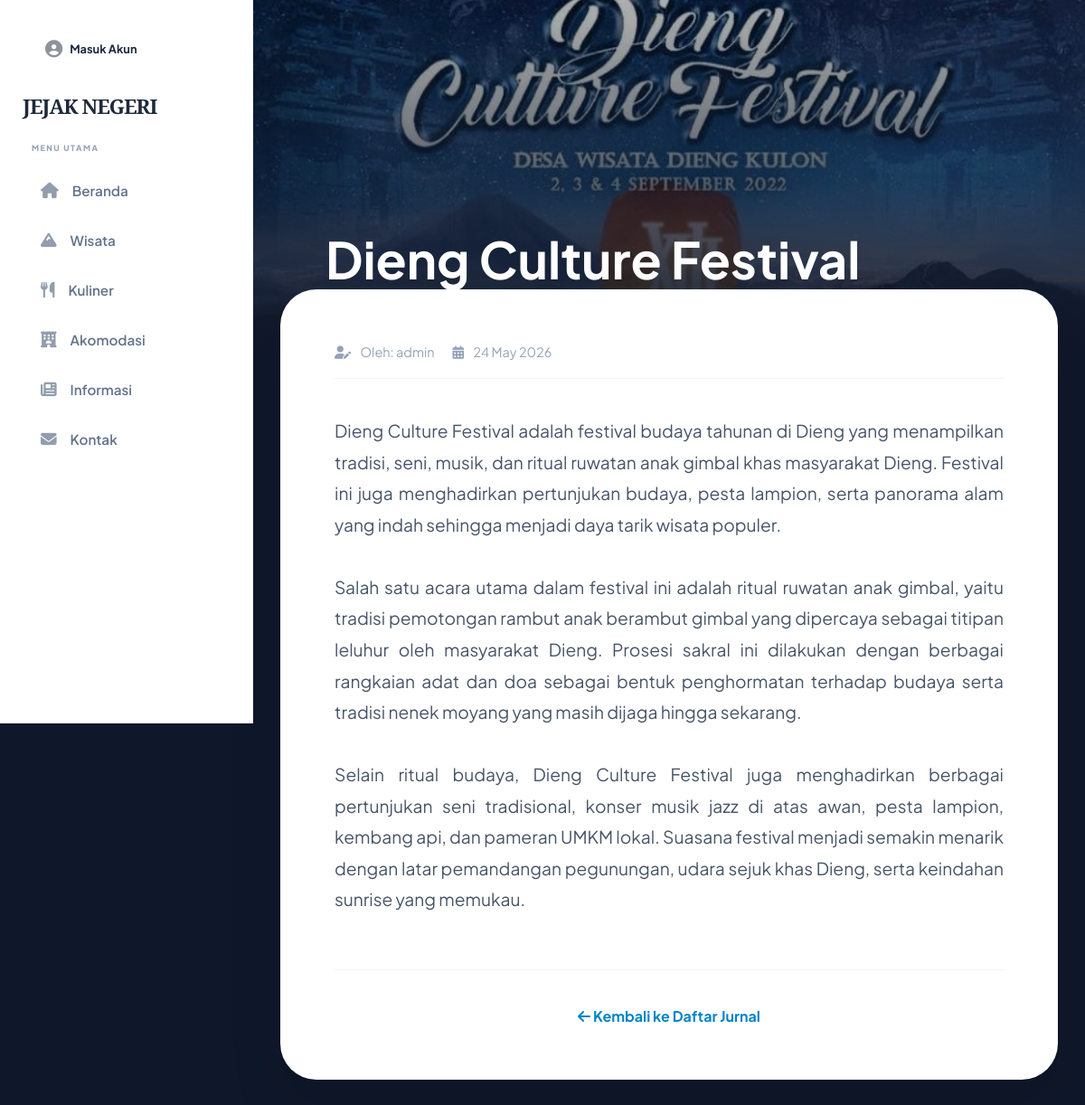
Page /article_detail.php?id=3 on the committed database.
### tables this page shows
CREATE TABLE `articles` (
  `id` int NOT NULL,
  `title` varchar(255) NOT NULL,
  `content` text NOT NULL,
  `category` varchar(50) NOT NULL,
  `image_url` text,
  `author_id` int DEFAULT NULL,
  `created_at` timestamp NOT NULL DEFAULT CURRENT_TIMESTAMP
);

CREATE TABLE `users` (
  `id` int NOT NULL,
  `nama_lengkap` varchar(100) NOT NULL,
  `username` varchar(50) NOT NULL,
  `email` varchar(100) NOT NULL,
  `password` varchar(255) NOT NULL,
  `role` enum('user','admin','owner') DEFAULT 'user',
  `created_at` timestamp NOT NULL DEFAULT CURRENT_TIMESTAMP
);

### article_detail.php (the view, shortened to what this page needs)
<?php
include 'db_config.php';
$id = mysqli_real_escape_string($conn, $_GET['id']);
$sql = "SELECT a.*, u.username as author FROM articles a LEFT JOIN users u ON a.author_id = u.id WHERE a.id = '$id'";
$result = mysqli_query($conn, $sql);
$article = mysqli_fetch_assoc($result);
?>
<!DOCTYPE html>
<html lang="id">
<head>
    <link rel="stylesheet" href="style.css?v=2.0">
</head>
<body style="background: #0f172a;">
    <?php include 'sidebar.php'; ?>
    <main class="content-area-with-sidebar">
        <div class="article-hero">
            <h1 style="font-size: 3.5rem; color: white; line-height: 1.2;"><?= $article['title'] ?></h1>
        </div>
        <div class="article-container">
            <div class="article-card">
                <div class="article-meta">
                    <span><i class="fas fa-user-edit" style="margin-right: 8px;"></i> Oleh: <?= $article['author'] ?? 'Admin' ?></span>
                    <span><i class="fas fa-calendar-alt" style="margin-right: 8px;"></i> <?= date('d M Y', strtotime($article['created_at'])) ?></span>
                </div>
                <div class="article-content">
                    <?= nl2br(htmlspecialchars($article['content'])) ?>
                </div>
                <div style="margin-top: 60px; text-align: center; border-top: 1px solid #f1f5f9; padding-top: 40px;">
                    <a href="artikel.php" style="color: var(--accent); text-decoration: none; font-weight: 700;">
                        <i class="fas fa-arrow-left"></i> Kembali ke Daftar Jurnal
                    </a>
                </div>
            </div>
        </div>
    </main>
</body>
</html>

### style.css (style rules this page uses)
:root { --primary: #1e293b; --accent: #0284c7; --nature: #059669; --bg-light: #f8fafc; --card-bg: #ffffff; --sidebar-width: 280px; --radius-lg: 30px; --radius-md: 20px; --shadow-soft: 0 10px 40px rgba(0,0,0,0.04); --transition: all 0.5s cubic-bezier(0.16, 1, 0.3, 1); }
* { margin: 0; padding: 0; box-sizing: border-box; -webkit-font-smoothing: antialiased; }
body { font-family: 'Plus Jakarta Sans', sans-serif; background-color: var(--bg-light); color: var(--primary); min-height: 100vh; overflow-x: hidden; }
.content-area-with-sidebar { margin-left: var(--sidebar-width); width: calc(100% - var(--sidebar-width)); min-height: 100vh; position: relative; }

### rows in the picture
articles: title "Dieng Culture Festival", author.username "admin", created_at "24 May 2026", content "Dieng Culture Festival adalah festival budaya tahunan di Dieng yang menampilkan tradisi, seni, musik, dan ritual ruwatan anak gimbal khas masyarakat Dieng. Festival ini juga menghadirkan pertunjukan budaya, pesta lampion, serta panorama alam yang indah sehingga menjadi daya tarik wisata populer. Salah satu acara utama dalam festival ini adalah ritual ruwatan anak gimbal, yaitu tradisi pemotongan rambut anak berambut gimbal yang dipercaya sebagai titipan leluhur oleh masyarakat Dieng. Prosesi sakral ini dilakukan dengan berbagai rangkaian adat dan doa sebagai bentuk penghormatan terhadap budaya serta tradisi nenek moyang yang masih dijaga hingga sekarang. Selain ritual budaya, Dieng Culture…"
